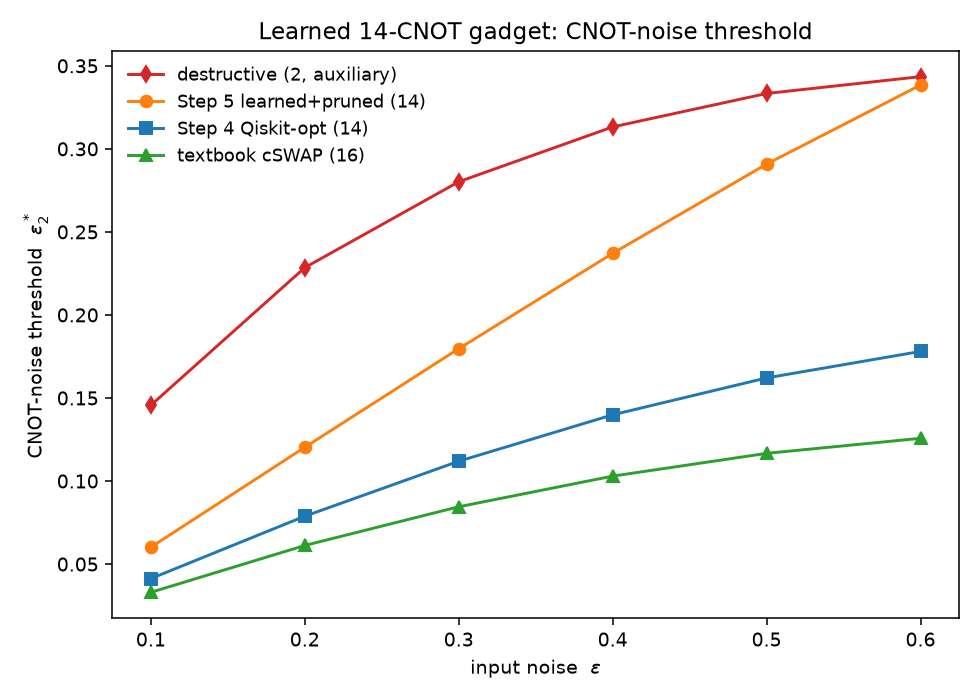

The script that saved this image:
"""
CNOT-noise threshold of the LEARNED 14-CNOT gadget (from pruning).
=================================================================

Take the pruned 14-CNOT exact compilation (pqc_ring_pruned_*.{npy,json}), put a 2-qubit
depolarizing eps2 after each of its 14 CNOTs (single-qubit rotations ideal -- same
convention as Step 3 / Step 4 / the destructive gadget), and find the threshold
eps2*(eps) where the purified fidelity F = <Z_a (x) O>/<Z_a> drops to F_bare = (1+3t)/4.

Compare four 14/16/2-CNOT gadgets under the identical noise convention:
  * textbook controlled-SWAP  (16)  -- pqec_cnot_threshold.eps2_star
  * Step 4, Qiskit-optimized (14)  -- pqec_resynth_noise.threshold_resynth
  * Step 5 learned + pruned   (14)  -- computed here
  * destructive gadget        ( 2)  -- destructive_gadget.threshold_dest_closed  (auxiliary)

Run:  python pqc_ring_threshold.py
"""
import json
import numpy as np
import matplotlib.pyplot as plt
import pennylane as qml

from pqc_ring_prune import ansatz_masked, SEQ
from pqc_common import U_TARGET, DIM, F_exact
from noisy_bell_state import rho_eps_analytic, O_PHI_PLUS, global_depol_kraus
from pqec_cnot_threshold import eps2_star as eps2_star_textbook
from pqec_resynth_noise import threshold_resynth as threshold_step4a
from destructive_gadget import threshold_dest_closed

MASK = json.load(open("pqc_ring_pruned.json"))["mask"]
THETA = np.load("pqc_ring_pruned_params.npy")
OPS = ansatz_masked(MASK)
N_CX = sum(1 for op in OPS if op[0] == "cnot")

_dev = qml.device("default.mixed", wires=5)


def _apply(eps2):
    for op in OPS:
        if op[0] == "g":
            kind, w, p = op[1], op[2], op[3]
            (qml.RX if kind == "rx" else qml.RY if kind == "ry" else qml.RZ)(THETA[p], wires=w)
        else:
            qml.CNOT(wires=[op[1], op[2]])
            if eps2 > 0:
                qml.QubitChannel(global_depol_kraus(eps2), wires=[op[1], op[2]])


@qml.qnode(_dev)
def _readout(rho_AB, eps2, O):
    qml.QubitDensityMatrix(rho_AB, wires=[1, 2, 3, 4])
    _apply(eps2)
    return (qml.expval(qml.PauliZ(0) @ qml.Hermitian(O, wires=[1, 2])),
            qml.expval(qml.PauliZ(0)))


def F_learned(eps, eps2, O=O_PHI_PLUS):
    r = rho_eps_analytic(eps)
    zO, zI = _readout(np.kron(r, r), eps2, O)
    return float(zO) / float(zI)


def F_bare(eps):
    return (1 + 3 * (1 - eps)) / 4


def threshold_learned(eps, hi=0.6):
    fb = F_bare(eps)
    if F_learned(eps, 0.0) < fb:
        return 0.0
    if F_learned(eps, hi) >= fb:
        return hi
    lo, h = 0.0, hi
    for _ in range(50):
        m = 0.5 * (lo + h)
        lo, h = (m, h) if F_learned(eps, m) >= fb else (lo, m)
    return 0.5 * (lo + h)


def main():
    print("=" * 80)
    print(f" CNOT-noise threshold of the LEARNED pruned {N_CX}-CNOT gadget")
    print("=" * 80)

    # (0) exactness at eps2=0
    err = max(abs(F_learned(e, 0.0) - F_exact(e)) for e in [0.1, 0.2, 0.4, 0.6])
    print(f"\n (0) eps2=0 read-out == F_exact:  max err = {err:.2e}  (14-CNOT circuit is exact)")

    # (1) monotonicity
    up = -1.0
    for eps in [0.2, 0.4, 0.6]:
        Fs = [F_learned(eps, x) for x in np.linspace(0, 0.5, 30)]
        up = max(up, max(Fs[i+1]-Fs[i] for i in range(len(Fs)-1)))
    print(f" (1) F(eps2) max upward step = {up:+.4f}  (<=0 monotone)")

    # (2) threshold comparison
    print("\n (2) CNOT-noise threshold eps2* (single-qubit gates ideal):")
    print(f"     {'eps':>5} | {'textbook(16)':>12} {'Step4(14)':>11} {'learned(14)':>12} "
          f"{'dest(2)':>9}")
    EPS = [0.10, 0.20, 0.30, 0.40, 0.50, 0.60]
    rows = []
    for e in EPS:
        t16 = eps2_star_textbook(1 - e)
        t4a = threshold_step4a(e)
        tL = threshold_learned(e)
        t2 = threshold_dest_closed(1 - e)
        rows.append((e, t16, t4a, tL, t2))
        print(f"     {e:>5.2f} | {t16:>12.4f} {t4a:>11.4f} {tL:>12.4f} {t2:>9.4f}")

    print("\n  Both 14-CNOT gadgets (Step 4 Qiskit-optimized vs Step 5 learned+pruned)")
    print("  keep the exact unitary; comparing their thresholds shows whether the")
    print("  specific 14-CNOT layout matters for noise robustness.")

    # figure
    fig, ax = plt.subplots(figsize=(7, 5))
    E = [r[0] for r in rows]
    ax.plot(E, [r[4] for r in rows], "-d", color="C3", label="destructive (2, auxiliary)")
    ax.plot(E, [r[3] for r in rows], "-o", color="C1", label=f"Step 5 learned+pruned ({N_CX})")
    ax.plot(E, [r[2] for r in rows], "-s", color="C0", label="Step 4 Qiskit-opt (14)")
    ax.plot(E, [r[1] for r in rows], "-^", color="C2", label="textbook cSWAP (16)")
    ax.set_xlabel(r"input noise  $\varepsilon$")
    ax.set_ylabel(r"CNOT-noise threshold  $\varepsilon_2^*$")
    ax.set_title("Learned 14-CNOT gadget: CNOT-noise threshold")
    ax.legend(frameon=False, fontsize=9, loc="upper left")
    fig.tight_layout()
    fig.savefig("pqc_ring_threshold.png", dpi=140)
    print("\n  saved  pqc_ring_threshold.png")


if __name__ == "__main__":
    main()
